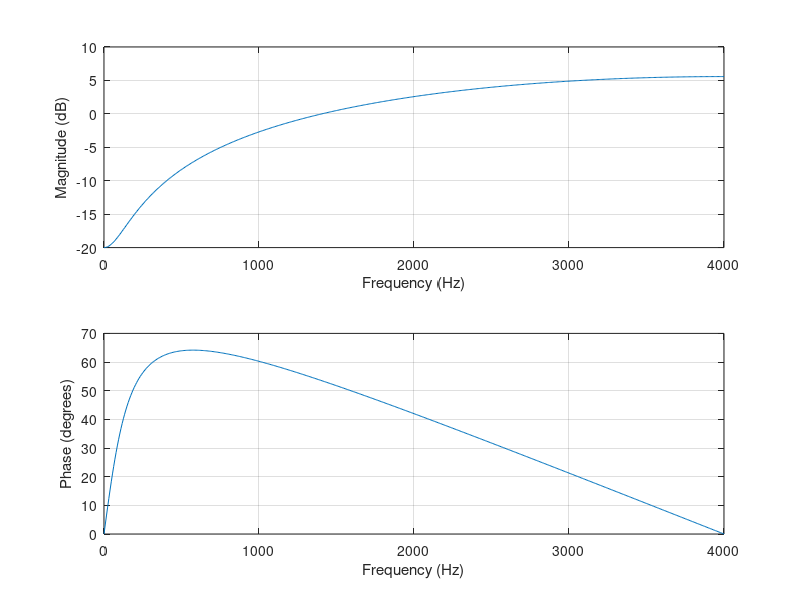

Here is the MATLAB script that generated this plot: (Note: this script raises an error after producing the figure.)
% MATLAB Program 6.3
% MATLAB program for Figures 6.30 and 6.31.
close all;clear all
fs=8000;                                                 % sampling rate
alpha =0.9;                                              % degree of pre-emphasis
figure(1);
freqz([1 -alpha],1,512,fs);                          % calculate and display frequency response
load speech.dat
figure(2);
y=filter([1 -alpha],1,speech);                    % filtering speech
subplot(2,1,1),plot(speech);grid;
ylabel('Speech samples')
title('Speech: We lost the golden chain.')
subplot(2,1,2),plot(y);grid
ylabel('Filtered samples')
xlabel('Number of samples');
title('Preemphasized speech.')
figure(3);
N=length(speech);                                           % length of speech
Axk=abs(fft(speech.*hamming(N)'))/N;        % two-side spectrum of speech
Ayk=abs(fft(y.*hamming(N)'))/N;       % two-side spectrum of preemphasized speech
f=[0:N/2]*fs/N;
Axk(2:N)=2*Axk(2:N);                       % get one-side spectrum of speech
Ayk(2:N)=2*Ayk(2:N);                       % get one-side spectrum of filtered speech
subplot(2,1,1),plot(f,Axk(1:N/2+1));grid
ylabel('Amplitude spectrum Ak')
title('Original speech');
subplot(2,1,2),plot(f,Ayk(1:N/2+1));grid
ylabel('Amplitude spectrum Ak')
xlabel('Frequency (Hz)');
title('Preemphasized speech');
%
